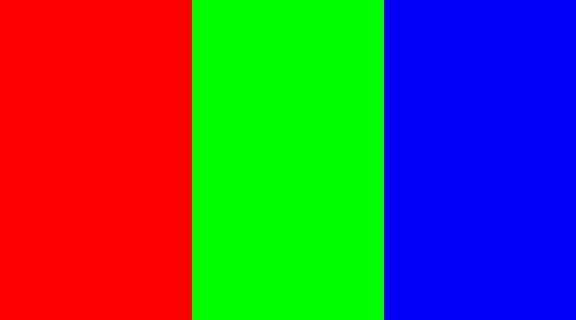
#> input picture frame 90 of color.avi, 576 x 320 px
$ python add_watermark.py   (older library calls are emulated)
#> lines starting #> are read from the running program, lines starting #| are printed output that depends on the picture
### utils.py
# -*- coding: utf-8 -*-
import cv2


class Frame(object):
    def __init__(self, index, diff):
        self.index = index
        self.diff = diff

    def __repr__(self):
        return '<index: %r, diff: %r>' % (self.index, self.diff)


class open_video(object):
    def __init__(self, path):
        self.path = path
        self.cap = cv2.VideoCapture(path)

    def __enter__(self):
        return self

    def __exit__(self, exc_type, exc_val, exc_tb):
        print ("Video Exit With: %s, %s" % (exc_type, exc_val))
        self.cap.release()


def frames(cap=None):
    if not cap:
        return
    frame_num = -1
    while cap.isOpened():
        ret, frame = cap.read()
        if ret:
            frame_num += 1
            yield (frame_num, frame)
        else:
            break

        if cv2.waitKey(1) & 0xFF == ord('q'):
            break


# [9 lines left out: function get_frame, not called in this run]

### add_watermark.py
# -*- coding: utf-8 -*-
import cv2
import numpy as np
from utils import *
from config import *


def add_watermark(cap, out=None):
    for frame_num, frame in frames(cap):
        cv2.imshow('frame', frame)
        print (frame.shape)
        yuv = cv2.cvtColor(frame, cv2.COLOR_BGR2YCrCb)
        rows, cols, _ = yuv.shape
        Y = yuv[:, :, 0]
        print ("Y: ", Y.shape)
        y = np.copy(Y)

        block_rows = rows//BLOCK
        block_cols = cols//BLOCK
        shape = (block_rows, block_cols, BLOCK, BLOCK)
        print (Y.itemsize, Y.strides)
        strides = 3 * Y.itemsize * np.array([BLOCK*cols, BLOCK, cols, 1])
        block_y = np.lib.stride_tricks.as_strided(Y, shape=shape, strides=strides)
        print (block_y.shape, block_y.size, block_y.dtype)

        for i in range(block_rows):
            for j in range(block_cols):
                block = block_y[i, j]
                avg = np.sum(np.reshape(block, (block.size, ))) / (BLOCK*BLOCK)

                sblock_rows = sblock_cols = BLOCK//SBLOCK
                sshape = (sblock_rows, sblock_rows, SBLOCK, SBLOCK)
                sstrides = block.itemsize * np.array([SBLOCK*BLOCK, SBLOCK, BLOCK, 1])
                sblock_y = np.lib.stride_tricks.as_strided(block, shape=sshape, strides=sstrides)

                """
                Su Q, Niu Y, Liu X. image watermarking algorithm based on dc components im lementin • in s atial domain J alaon rarh of omr, 2012.
                DC = sum(sblock_y[ii, jj]) / SBLOCK
                """
                DC = np.zeros((sblock_rows, sblock_cols))
                for ii in range(sblock_rows):
                    for jj in range(sblock_cols):
                        sum_matrix = np.sum(np.reshape(sblock_y[ii, jj], (sblock_y[ii, jj].size, )))
                        DC[ii, jj] = sum_matrix / SBLOCK
                avg_dc = np.sum(np.reshape(DC, (DC.size, ))) / (sblock_rows*sblock_cols)

                """
                c(0, 0, k) = DC
                c(0, 0) = avg_dc
                a = WATSON_NUMBER
                t(t, j, k) = T(i, j) * (c(0, 0, k) / c(0, 0)) ** a
                ==> t(i, j, k) = T(i, j) * (c(0, 0, k) / c(0, 0)) ** a
                ==> t(i, j, k) = T(i, j) * (DC / avg_dc) ** WATSON_NUMBER
                """
                t = np.zeros(sshape)
                W = np.zeros(sshape)
                for ii in range(sblock_rows):
                    for jj in range(sblock_cols):
                        t[ii, jj] = T * (DC[ii, jj] / avg_dc) ** WATSON_NUMBER
                        W[ii, jj] = t[ii, jj] / SBLOCK
                # W[:,:,:,:] = 5.0

                w = None
                for ii in range(sblock_rows):
                    tmp = W[ii, 0]
                    for jj in range(1, sblock_cols):
                        tmp = np.concatenate([tmp, W[ii, jj]], 1)
                    w = np.concatenate([w, tmp]) if w is not None else tmp
                w *= WATERMARK[(frame_num//K) % WM_LEN]
                # print (w)

                block_float = block.astype(np.float64)
                # print (block[:8, :8])
                if frame_num % K < ((K-1)//2):
                    block_float += w
                elif frame_num % K > ((K-1)//2):
                    block_float -= w
                else:
                    pass
                block_float[block_float < 0] = 0
                block_float[block_float > 255] = 255
                # print (block_float)
                block_y[i, j] = block_float.astype(np.uint8)
                # print (block_y[i, j])
                # break
            # break

        block_new = None
        for i in range(block_rows):
            tmp = block_y[i, 0]
            for j in range(1, block_cols):
                tmp = np.concatenate([tmp, block_y[i, j]], 1)
            block_new = np.concatenate([block_new, tmp]) if block_new is not None else tmp

        if (block_new == y).all():
            print ("------------------------------!")

        # print (block_new[:8, :8])
        yuv[:, :, 0] = block_new
        # print (yuv)
        rgb = cv2.cvtColor(yuv, cv2.COLOR_YCrCb2BGR)
        cv2.imshow('rgb', rgb)
        # print (cv2.cvtColor(rgb, cv2.COLOR_BGR2YCrCb)[:, :, 0])
        if cv2.cvtColor(rgb, cv2.COLOR_BGR2YCrCb)[:, :, 0].any() != yuv[:, :, 0].any():
            raise Exception

        # input()
        if out:
            out.write(rgb)
#> this loop made 1 pass
#> strides on pass 1: [55296, 96, 1728, 3]
#| 1 (1728, 3)
#> pass 1, in add_watermark, `Y = yuv[:, :, 0]`:
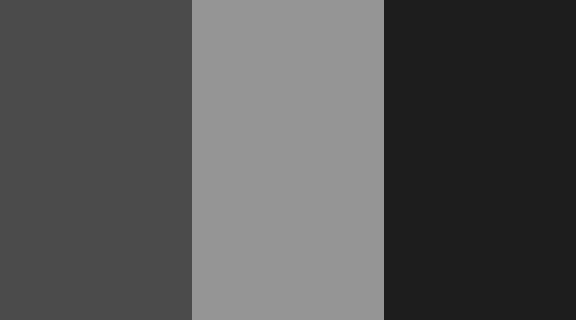
#> Y: shape (320, 576); min 29, max 149, mean 84.3
#> after the loop:
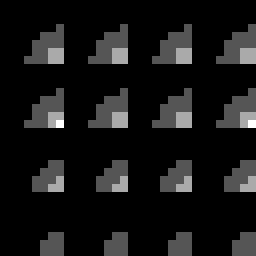
#> block: shape (32, 32) (shown 8 times larger); min 29, max 32, mean 29.3; drawn with min black and max white
#> after the loop:
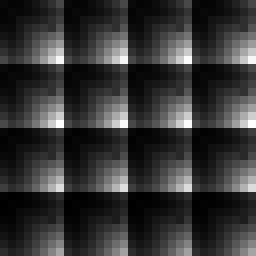
#> block_float: shape (32, 32) float64 (shown 8 times larger); min 29.09, max 32.01, mean 29.7; drawn with min black and max white
#> after the loop: yuv: shape (320, 576, 3); mean of channels 0, 1, 2 84.6, 127.7, 127.7


if __name__ == '__main__':
    path = "./color.avi"
    with open_video(path) as v:
        fourcc = cv2.VideoWriter_fourcc(*'XVID')
        out = cv2.VideoWriter('color_output.avi', fourcc, FPS, (int(v.cap.get(3)), int(v.cap.get(4))))
        add_watermark(v.cap, out)
        out.release()

    cv2.destroyAllWindows()
